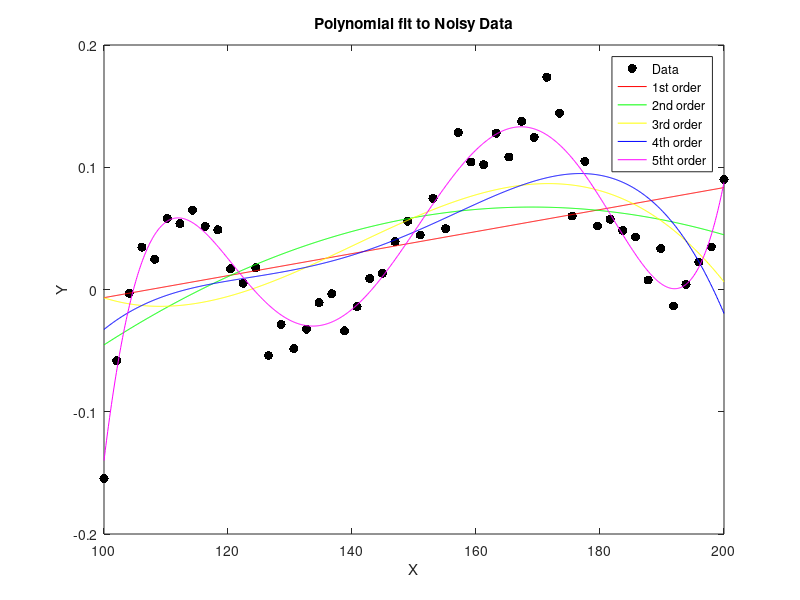

This figure's MATLAB source:
%4.	 Fitting  polynomials.  
clc;
clear;
load randomData.mat
plot(x,y,'k.','MarkerSize',20);
hold on;
x0 = 100:.1:200;

[f1,s1,m1] = polyfit(x,y,1);
plot(x0,polyval(f1,x0,s1,m1),'r')

[f2,s2,m2] = polyfit(x,y,2);
plot(x0,polyval(f2,x0,s2,m2),'g')

[f3,s3,m3] = polyfit(x,y,3);
plot(x0,polyval(f3,x0,s3,m3),'y')

[f4,s4,m4] = polyfit(x,y,4);
plot(x0,polyval(f4,x0,s4,m4),'b')

[f5,s5,m5] = polyfit(x,y,5);
plot(x0,polyval(f5,x0,s5,m5),'m')

legend('Data','1st order','2nd order','3rd order','4th order','5tht order')
title('Polynomial fit to Noisy Data')
xlabel('X')
ylabel('Y')